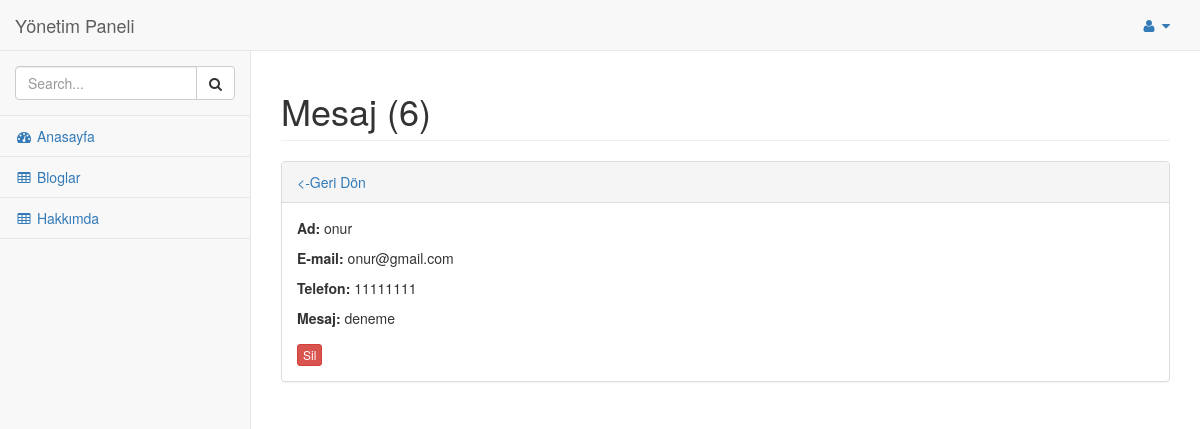
Page /admin/pages/mesaj_detay.php?id=6 (signed in) on the committed database.
### tables this page shows
CREATE TABLE `iletisim` (
  `id` int(11) NOT NULL,
  `ad` varchar(100) NOT NULL,
  `email` varchar(100) NOT NULL,
  `tel` varchar(50) NOT NULL,
  `mesaj` text NOT NULL,
  `okundu` int(1) NOT NULL DEFAULT 0
);

### admin/pages/mesaj_detay.php (the view, shortened to what this page needs)
<?php
require_once 'inc-fonksiyonlar.php';
?>
<!DOCTYPE html>
<html lang="en">
<head>
    <link href="../bower_components/bootstrap/dist/css/bootstrap.min.css" rel="stylesheet">
    <link href="../bower_components/metisMenu/dist/metisMenu.min.css" rel="stylesheet">
    <link href="../dist/css/sb-admin-2.css" rel="stylesheet">
    <link href="../bower_components/font-awesome/css/font-awesome.min.css" rel="stylesheet" type="text/css">
</head>
<body>
<?php
@$id=$_GET["id"];
$cek=$db->prepare("SELECT*FROM `iletisim` WHERE `id`=:id ");
$cek->bindValue(":id",$id, PDO::PARAM_INT);
$cek->execute();
$row=$cek->fetch(PDO::FETCH_ASSOC);
?>
    <div id="wrapper">
        <?php require_once 'inc-menu.php';?>
        <div id="page-wrapper">
            <div class="row">
                <div class="col-lg-12">
                    <h1 class="page-header">Mesaj (<?= $id ?>)</h1>
                </div>
            </div>
            <div class="row">
                <div class="col-lg-12">
                    <div class="panel panel-default">
                        <div class="panel-heading">
                            <a href="mesajlar.php"><-Geri Dön</a>
                        </div>
                        <div class="panel-body">
                            <div class="row">
                                <div class="col-lg-6">
                                    <form>
                                        <div class="form-group">
                                            <p><b> Ad:</b> <?= $row["ad"] ?></p>
                                            <p><b> E-mail:</b> <?= $row["email"] ?></p>
                                            <p><b> Telefon:</b> <?= $row["tel"] ?></p>
                                            <p><b> Mesaj:</b> <?= $row["mesaj"] ?></p>
                                        </div>
                                        <a href="mesajlar.php?is=sil&id=<?=$row["id"]?>"onclick="return confirm('Silmek İstediğinize Emin Misiniz?')"
                                        class="btn btn-danger btn-xs" style="margin-right:15px;">Sil</a>
                                    </form>
                                </div>
                            </div>
                        </div>
                    </div>
                </div>
            </div>
        </div>
    </div>
</body>
</html>

### rows in the picture
iletisim: ad "onur", email "onur@gmail.com", tel "11111111", mesaj "deneme"

### other values in the picture
$id "6"
